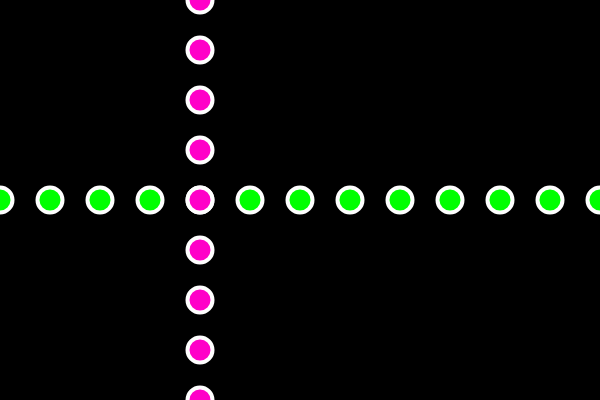
Frame 1 (no input)
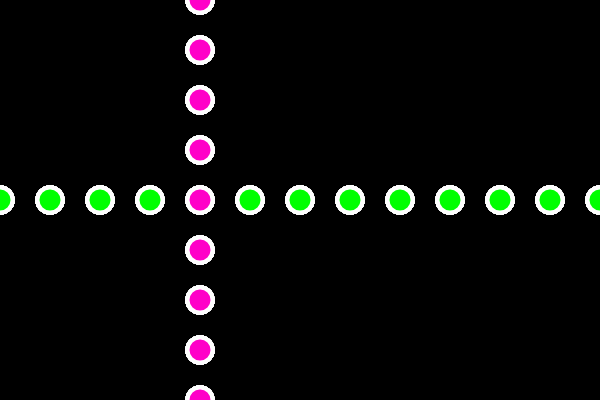
Frame 60 (no input)
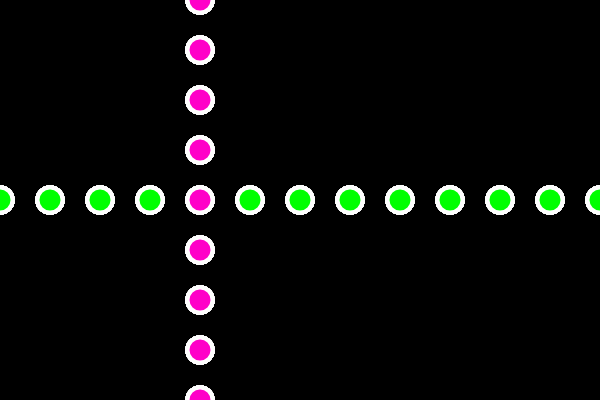
Frame 120 (the mouse pressed at the canvas centre since frame 60)

The p5.js sketch that drew these frames (run headless with seeded random() and noise() and a simulated clock; from frame 60 on, the mouse is pressed at the canvas centre):

// p5.js sketch
// ── sketch.js
function setup(){
    createCanvas(600,400);
    background(0);
}

function draw(){
    strokeWeight(4);
    stroke(255);
    
    var x=0;
    while(x<650){
        fill(0,255,0);
        ellipse(x, 200,25,25);
        x=x+50;
    }
    
    for(var x=0; x<650; x= x+50){
        fill(255,0,200);
        ellipse(200, x,25,25);
    }

}
